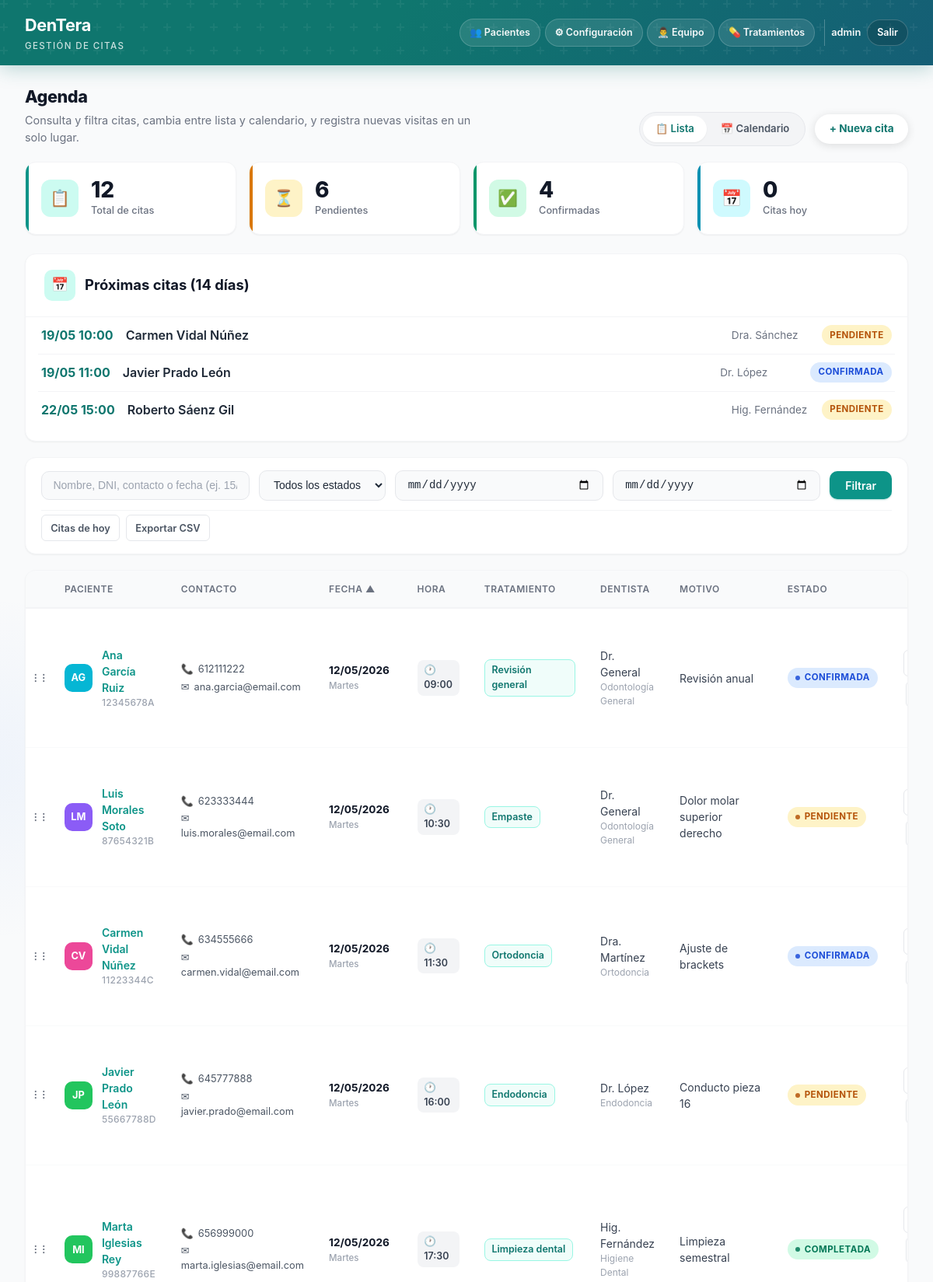
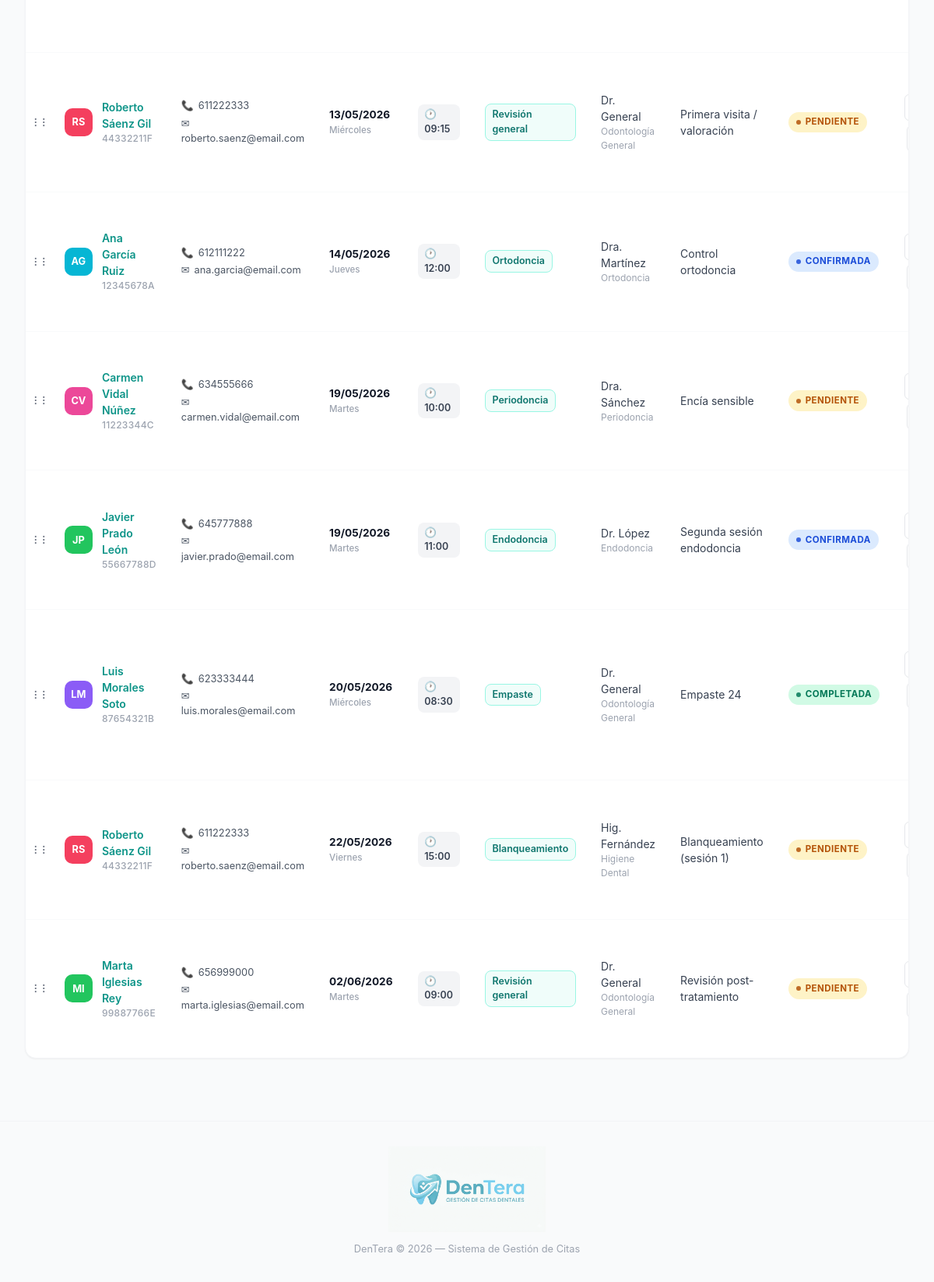
/index.php (signed in), run on the app's committed database (2 pictures, top to bottom).
### tables this page shows
CREATE TABLE IF NOT EXISTS citas (
    id INT AUTO_INCREMENT PRIMARY KEY,
    paciente_id INT NULL,
    paciente VARCHAR(120) NOT NULL,
    dni VARCHAR(20) DEFAULT '',
    telefono VARCHAR(20) DEFAULT '',
    email VARCHAR(120) DEFAULT '',
    fecha DATE NOT NULL,
    hora TIME NOT NULL,
    orden_agenda INT NULL DEFAULT NULL COMMENT 'Orden manual en listado (misma fecha)',
    dentista VARCHAR(100) DEFAULT '',
    doctor_id INT NULL,
    motivo VARCHAR(255) DEFAULT '',
    tratamiento_id INT NULL,
    estado ENUM('pendiente', 'confirmada', 'cancelada', 'completada') DEFAULT 'pendiente',
    forma_pago VARCHAR(30) DEFAULT '',
    usuario_id INT NULL,
    notas TEXT,
    creado TIMESTAMP DEFAULT CURRENT_TIMESTAMP,
    actualizado TIMESTAMP DEFAULT CURRENT_TIMESTAMP ON UPDATE CURRENT_TIMESTAMP,
    INDEX idx_fecha (fecha),
    INDEX idx_cita_fecha_orden (fecha, orden_agenda),
    INDEX idx_estado (estado),
    INDEX idx_paciente (paciente),
    INDEX idx_cita_paciente (paciente_id),
    INDEX idx_doctor (doctor_id),
    INDEX idx_tratamiento (tratamiento_id),
    INDEX idx_cita_usuario (usuario_id),
    FOREIGN KEY (paciente_id) REFERENCES pacientes(id) ON DELETE SET NULL,
    FOREIGN KEY (doctor_id) REFERENCES doctores(id) ON DELETE SET NULL,
    FOREIGN KEY (tratamiento_id) REFERENCES tratamientos(id) ON DELETE SET NULL,
    FOREIGN KEY (usuario_id) REFERENCES usuarios(id) ON DELETE SET NULL
);

CREATE TABLE IF NOT EXISTS doctores (
    id INT AUTO_INCREMENT PRIMARY KEY,
    nombre VARCHAR(100) NOT NULL,
    especialidad VARCHAR(100) DEFAULT '',
    tipo ENUM('doctor','higienista') DEFAULT 'doctor',
    telefono VARCHAR(20) DEFAULT '',
    email VARCHAR(120) DEFAULT '',
    activo TINYINT(1) DEFAULT 1,
    usuario_id INT NULL,
    creado TIMESTAMP DEFAULT CURRENT_TIMESTAMP,
    INDEX idx_doc_usuario (usuario_id),
    FOREIGN KEY (usuario_id) REFERENCES usuarios(id) ON DELETE SET NULL
);

CREATE TABLE IF NOT EXISTS tratamientos (
    id INT AUTO_INCREMENT PRIMARY KEY,
    nombre VARCHAR(100) NOT NULL UNIQUE,
    descripcion VARCHAR(255) DEFAULT '',
    duracion INT DEFAULT 30,
    precio DECIMAL(8,2) DEFAULT 0.00,
    activo TINYINT(1) DEFAULT 1,
    usuario_id INT NULL,
    creado TIMESTAMP DEFAULT CURRENT_TIMESTAMP,
    INDEX idx_trat_usuario (usuario_id),
    FOREIGN KEY (usuario_id) REFERENCES usuarios(id) ON DELETE SET NULL
);

### inc/tabla_citas_contenido.php (the view, shortened to what the rows shown need)
<?php if (count($citas) === 0): ?>
    <div class="empty">
        <div class="empty-icon">&#x1F4C5;</div>
        <h3>No hay citas que mostrar</h3>
        <p><?= $filtrosActivos ? 'Prueba a modificar los filtros de búsqueda.' : 'Haz clic en "Nueva Cita" para agregar la primera.' ?></p>
    </div>
<?php else: ?>
    <table>
        <thead>
            <tr>
                <?php
                $cols = [
                    ['key' => '_drag', 'label' => '', 'class' => 'citas-drag-th'],
                    ['key' => 'paciente', 'label' => 'Paciente', 'class' => ''],
                    ['key' => 'contacto', 'label' => 'Contacto', 'class' => 'hide-mobile'],
                    ['key' => 'fecha', 'label' => 'Fecha', 'class' => ''],
                    ['key' => 'hora', 'label' => 'Hora', 'class' => ''],
                    ['key' => 'tratamiento', 'label' => 'Tratamiento', 'class' => 'hide-mobile'],
                    ['key' => 'doctor', 'label' => 'Dentista', 'class' => 'hide-mobile'],
                    ['key' => 'motivo', 'label' => 'Motivo', 'class' => ''],
                    ['key' => '', 'label' => 'Estado', 'class' => ''],
                    ['key' => '', 'label' => '', 'class' => ''],
                ];
                foreach ($cols as $col):
                    if ($col['key'] === '_drag'):
                ?>
                    <th class="<?= $col['class'] ?>" scope="col" aria-label="Reordenar filas"></th>
                <?php elseif ($col['key'] === '' || $col['key'] === 'contacto' || $col['key'] === 'tratamiento'):
                ?>
                    <th class="<?= $col['class'] ?>"><?= $col['label'] ?></th>
                <?php else:
                    $s = sortUrl($col['key'], $orden, $orden_dir, $get);
                ?>
                    <th class="<?= $col['class'] ?>">
                        <a href="<?= $s['url'] ?>" class="sort-link"><?= $col['label'] ?><?= $s['arrow'] ?></a>
                    </th>
                <?php endif; endforeach; ?>
            </tr>
        </thead>
        <tbody>
            <?php foreach ($citas as $c): ?>
            <tr data-cita-id="<?= (int) $c['id'] ?>" data-fecha="<?= htmlspecialchars($c['fecha'], ENT_QUOTES, 'UTF-8') ?>">
                <td class="<?= $orden === 'fecha' ? 'citas-drag-cell' : 'citas-drag-spacer' ?>">
                    <?php if ($orden === 'fecha'): ?>
                    <span class="citas-drag-handle" title="Arrastrar para ordenar (solo entre citas del mismo día)">&#8942;&#8942;</span>
                    <?php endif; ?>
                </td>
                <td>
                    <div class="patient-cell">
                        <div class="patient-avatar" style="background:<?= colorAvatar($c['paciente']) ?>">
                            <?= iniciales($c['paciente']) ?>
                        </div>
                        <div>
                            <a href="paciente.php?id=<?= $c['paciente_id'] ?: '#' ?>" class="patient-name-link"><?= htmlspecialchars($c['paciente']) ?></a>
                            <?php if ($c['dni']): ?>
                                <div class="patient-dni"><?= htmlspecialchars($c['dni']) ?></div>
                            <?php endif; ?>
                        </div>
                    </div>
                </td>
                <td class="hide-mobile">
                    <div class="contact-cell">
                        <?php if ($c['telefono']): ?>
                            <span class="contact-item"><span class="contact-icon">&#x1F4DE;</span> <?= htmlspecialchars($c['telefono']) ?></span>
                        <?php endif; ?>
                        <?php if ($c['email']): ?>
                            <span class="contact-item"><span class="contact-icon">&#x2709;</span> <?= htmlspecialchars($c['email']) ?></span>
                        <?php endif; ?>
                    </div>
                </td>
                <td>
                    <div class="date-cell">
                        <span class="date-main"><?= date('d/m/Y', strtotime($c['fecha'])) ?></span>
                        <span class="date-day"><?= diaSemana($c['fecha']) ?></span>
                    </div>
                </td>
                <td>
                    <span class="time-badge">&#x1F550; <?= date('H:i', strtotime($c['hora'])) ?></span>
                </td>
                <td class="hide-mobile">
                    <?php if ($c['tratamiento_nombre']): ?>
                        <span class="treatment-badge"><?= htmlspecialchars($c['tratamiento_nombre']) ?></span>
                    <?php else: ?>
                        <span style="color:var(--gray-400);font-size:0.8rem;">—</span>
                    <?php endif; ?>
                </td>
                <td class="hide-mobile">
                    <?php if ($c['doctor_nombre']): ?>
                        <span><?= htmlspecialchars($c['doctor_nombre']) ?></span>
                        <?php if ($c['doctor_especialidad']): ?>
                            <div style="font-size:0.75rem;color:var(--gray-400);"><?= htmlspecialchars($c['doctor_especialidad']) ?></div>
                        <?php endif; ?>
                    <?php else: ?>
                        <span style="color:var(--gray-400);font-size:0.8rem;">—</span>
                    <?php endif; ?>
                </td>
                <td><?= htmlspecialchars(mb_strlen($c['motivo']) > 35 ? mb_substr($c['motivo'], 0, 35) . '...' : $c['motivo']) ?></td>
                <td>
                    <span class="badge badge-<?= $c['estado'] ?>">
                        <span class="badge-dot"></span>
                        <?= traduccion($c['estado']) ?>
                    </span>
                </td>
                <td>
                    <div class="actions">
                        <a href="duplicar_cita.php?id=<?= $c['id'] ?>" class="btn btn-outline btn-sm" title="Copiar datos en una cita nueva">Duplicar</a>
                        <a href="eliminar.php?id=<?= $c['id'] ?>" class="btn btn-danger btn-sm"
                           onclick="return confirm('¿Eliminar la cita de <?= htmlspecialchars(addslashes($c['paciente'])) ?>?')">Eliminar</a>
                    </div>
                </td>
            </tr>
            <?php endforeach; ?>
        </tbody>
    </table>
<?php endif; ?>

### index.php (shortened to what the rows shown need)
<?php
require_once 'config.php';
require_once __DIR__ . '/inc/citas_vista_helpers.php';
require_once __DIR__ . '/inc/citas_filtro.php';
$busqueda   = trim($_GET['busqueda'] ?? '');
$estado     = $_GET['estado'] ?? '';
$fecha      = $_GET['fecha'] ?? '';
$fecha_desde = $_GET['fecha_desde'] ?? '';
$fecha_hasta = $_GET['fecha_hasta'] ?? '';
$get = $_GET;
[$sql, $params, $orden, $orden_dir] = citas_filtro_sql($get);
$stmt = $pdo->prepare($sql);
$stmt->execute($params);
$citas = $stmt->fetchAll();
$stmtProx = $pdo->query("SELECT c.id, c.fecha, c.hora, c.paciente, c.estado, d.nombre AS doctor_nombre
    FROM citas c
    LEFT JOIN doctores d ON c.doctor_id = d.id
    WHERE c.fecha >= CURDATE() AND c.fecha <= DATE_ADD(CURDATE(), INTERVAL 14 DAY)
    AND c.estado IN ('pendiente', 'confirmada')
    ORDER BY c.fecha ASC, c.hora ASC
    LIMIT 12");
$proximasCitas = $stmtProx->fetchAll();
$filtrosActivos = $busqueda !== '' || $estado !== '' || $fecha !== '' || $fecha_desde !== '' || $fecha_hasta !== '';
?>
<!DOCTYPE html>
<html lang="es">
<head>
    <link rel="stylesheet" href="estilos.css">
</head>
<body>
<?php
require __DIR__ . '/inc/header.php';
?>
<main class="container">
    <div class="page-intro">
        <div class="page-intro-text">
            <h2>Agenda</h2>
        </div>
    </div>
    <?php if (count($proximasCitas) > 0): ?>
    <div class="proximas-citas-card form-card">
        <div class="form-header">
            <h2>Próximas citas (14 días)</h2>
        </div>
        <div class="proximas-citas-body">
            <ul class="proximas-citas-list">
                <?php foreach ($proximasCitas as $pc): ?>
                <li>
                    <a href="editar.php?id=<?= (int) $pc['id'] ?>" class="proxima-cita-link">
                        <span class="proxima-cita-fecha"><?= date('d/m', strtotime($pc['fecha'])) ?> <?= date('H:i', strtotime($pc['hora'])) ?></span>
                        <span class="proxima-cita-pac"><?= htmlspecialchars($pc['paciente']) ?></span>
                        <span class="proxima-cita-doc"><?= htmlspecialchars($pc['doctor_nombre'] ?: '—') ?></span>
                        <span class="badge badge-<?= $pc['estado'] ?>"><?= traduccion($pc['estado']) ?></span>
                    </a>
                </li>
                <?php endforeach; ?>
            </ul>
        </div>
    </div>
    <?php endif; ?>
    <div class="table-wrapper" id="tabla-citas-agenda" data-orden-actual="<?= htmlspecialchars($orden, ENT_QUOTES, 'UTF-8') ?>">
        <?php require __DIR__ . '/inc/tabla_citas_contenido.php'; ?>
    </div>
</main>
</body>
</html>

### data on the page
citas: fecha "19/05", hora "10:00", paciente "Carmen Vidal Núñez", doctor.nombre "Dra. Sánchez", estado "PENDIENTE", paciente "CV", dni "11223344C", telefono "634555666", email "carmen.vidal@email.com", fecha "19/05/2026", fecha "Martes", tratamiento.nombre "Periodoncia", doctor.especialidad "Periodoncia", motivo "Encía sensible"
citas: fecha "19/05", hora "11:00", paciente "Javier Prado León", doctor.nombre "Dr. López", estado "CONFIRMADA", paciente "JP", dni "55667788D", telefono "645777888", email "javier.prado@email.com", fecha "19/05/2026", fecha "Martes", tratamiento.nombre "Endodoncia", doctor.especialidad "Endodoncia", motivo "Segunda sesión endodoncia"
citas: fecha "22/05", hora "15:00", paciente "Roberto Sáenz Gil", doctor.nombre "Hig. Fernández", estado "PENDIENTE", paciente "RS", dni "44332211F", telefono "611222333", email "roberto.saenz@email.com", fecha "22/05/2026", fecha "Viernes", tratamiento.nombre "Blanqueamiento", doctor.especialidad "Higiene Dental", motivo "Blanqueamiento (sesión 1)"
citas: paciente "AG", paciente "Ana García Ruiz", dni "12345678A", telefono "612111222", email "ana.garcia@email.com", fecha "12/05/2026", fecha "Martes", hora "09:00", tratamiento.nombre "Revisión general", doctor.nombre "Dr. General", doctor.especialidad "Odontología General", motivo "Revisión anual", estado "CONFIRMADA"
citas: paciente "LM", paciente "Luis Morales Soto", dni "87654321B", telefono "623333444", email "luis.morales@email.com", fecha "12/05/2026", fecha "Martes", hora "10:30", tratamiento.nombre "Empaste", doctor.nombre "Dr. General", doctor.especialidad "Odontología General", motivo "Dolor molar superior derecho", estado "PENDIENTE"
citas: paciente "CV", paciente "Carmen Vidal Núñez", dni "11223344C", telefono "634555666", email "carmen.vidal@email.com", fecha "12/05/2026", fecha "Martes", hora "11:30", tratamiento.nombre "Ortodoncia", doctor.nombre "Dra. Martínez", doctor.especialidad "Ortodoncia", motivo "Ajuste de brackets", estado "CONFIRMADA"
citas: paciente "JP", paciente "Javier Prado León", dni "55667788D", telefono "645777888", email "javier.prado@email.com", fecha "12/05/2026", fecha "Martes", hora "16:00", tratamiento.nombre "Endodoncia", doctor.nombre "Dr. López", doctor.especialidad "Endodoncia", motivo "Conducto pieza 16", estado "PENDIENTE"
citas: paciente "MI", paciente "Marta Iglesias Rey", dni "99887766E", telefono "656999000", email "marta.iglesias@email.com", fecha "12/05/2026", fecha "Martes", hora "17:30", tratamiento.nombre "Limpieza dental", doctor.nombre "Hig. Fernández", doctor.especialidad "Higiene Dental", motivo "Limpieza semestral", estado "COMPLETADA"
citas: paciente "RS", paciente "Roberto Sáenz Gil", dni "44332211F", telefono "611222333", email "roberto.saenz@email.com", fecha "13/05/2026", fecha "Miércoles", hora "09:15", tratamiento.nombre "Revisión general", doctor.nombre "Dr. General", doctor.especialidad "Odontología General", motivo "Primera visita / valoración", estado "PENDIENTE"
citas: paciente "AG", paciente "Ana García Ruiz", dni "12345678A", telefono "612111222", email "ana.garcia@email.com", fecha "14/05/2026", fecha "Jueves", hora "12:00", tratamiento.nombre "Ortodoncia", doctor.nombre "Dra. Martínez", doctor.especialidad "Ortodoncia", motivo "Control ortodoncia", estado "CONFIRMADA"
citas: paciente "LM", paciente "Luis Morales Soto", dni "87654321B", telefono "623333444", email "luis.morales@email.com", fecha "20/05/2026", fecha "Miércoles", hora "08:30", tratamiento.nombre "Empaste", doctor.nombre "Dr. General", doctor.especialidad "Odontología General", motivo "Empaste 24", estado "COMPLETADA"
citas: paciente "MI", paciente "Marta Iglesias Rey", dni "99887766E", telefono "656999000", email "marta.iglesias@email.com", fecha "02/06/2026", fecha "Martes", hora "09:00", tratamiento.nombre "Revisión general", doctor.nombre "Dr. General", doctor.especialidad "Odontología General", motivo "Revisión post-tratamiento", estado "PENDIENTE"

### other printed values
$header_tagline "GESTIÓN DE CITAS"
$nombreUsuario "admin"
$total "12"
$pendientes "6"
$confirmadas "4"
$hoy "0"
$col['label'] "PACIENTE"
$col['label'] "CONTACTO"
$col['label'] "FECHA"
$s['arrow'] "▲"
$col['label'] "HORA"
$col['label'] "TRATAMIENTO"
$col['label'] "DENTISTA"
$col['label'] "MOTIVO"
$col['label'] "ESTADO"
